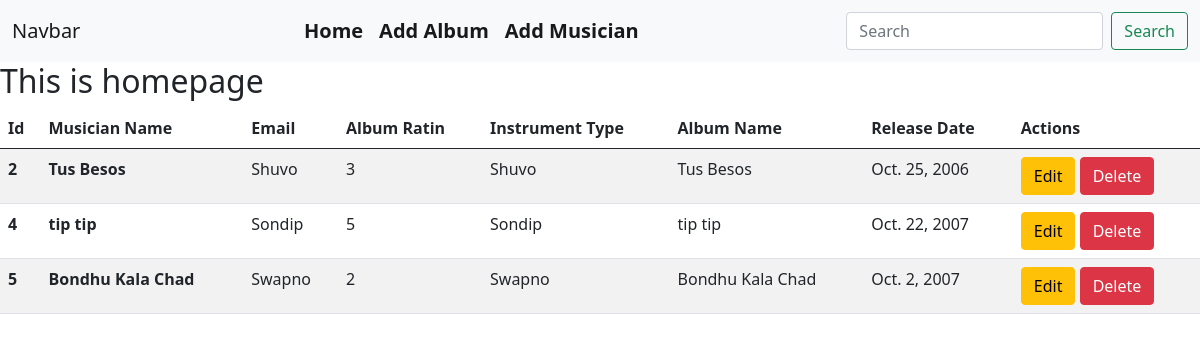
The page / on the database its author committed.
### Album/models.py (models this page shows, shortened)
class MyAlbumModel(models.Model):
    ablum_name = models.CharField(help_text='Album Names', max_length=100)
    musician = models.ForeignKey(MyMusicianModel, on_delete=models.CASCADE)
    album_release_date = models.DateField()
    rating = models.IntegerField()

### musician/models.py (models this page shows, shortened)
class MyMusicianModel(models.Model):
    first_name = models.CharField(help_text='First Name', max_length=100)
    lastt_name = models.CharField(help_text='Last Name', max_length=100)
    email = models.CharField(help_text='Email', max_length=100)
    phone_num = models.CharField(help_text='Phone number', max_length=100)
    instument_type = models.CharField(help_text='Instrument Type', max_length=100)

### Musicians_Directory/views.py (the view)
# urls.py: path('', views.homepage, name='homepage'),
def homepage(request):
    data = MyAlbumModel.objects.all()
    return render(request, 'homepage.html',{'data':data})

### templates/homepage.html
{% extends "base.html" %}
{% block content %}
    <h2>This is homepage</h2>
    <table class="table table-striped">
        <thead>
          <tr>
            <th scope="col">Id</th>
            <th scope="col">Musician Name</th>
            <th scope="col">Email</th>
            <th scope="col">Album Ratin</th>
            <th scope="col">Instrument Type</th>
            <th scope="col">Album Name</th>
            <th scope="col">Release Date</th>
            <th scope="col">Actions</th>
          </tr>
        </thead>
        <tbody>
          {% for dt in data%}
          <tr>
            <th scope="row">{{dt.id}}</th>
            <th scope="row">{{dt.ablum_name}}</th>
            <td>{{dt.musician.first_name}}</td>
            <td>{{dt.rating}}</td>
            <td>{{dt.musician.first_name}}</td>
            <td>{{dt.ablum_name}}</td>
            <td>{{dt.album_release_date}}</td>
            <th>
              <a class='btn btn-warning' href="{%url 'edit_album' dt.id%}">Edit</a>
              <a class='btn btn-danger' href="{%url 'delete_album' dt.id%}">Delete</a>
            </th>
          </tr>
         {%endfor%}
        </tbody>
      </table>
{% endblock %}

### templates/base.html (shortened to what this page needs)
<!doctype html>
<html lang="en">
  <head>
    <link href="https://cdn.jsdelivr.net/npm/bootstrap@5.0.2/dist/css/bootstrap.min.css" rel="stylesheet">
  </head>
  <body>
    <nav class="navbar navbar-expand-lg navbar-light bg-light">
        <div class="container-fluid">
          <a class="navbar-brand" href="#">Navbar</a>
          <div class="collapse navbar-collapse" id="navbarSupportedContent">
            <ul class="navbar-nav m-auto mb-2 mb-lg-0">
              <li class="nav-item">
                <a class="nav-link active fw-bold fs-5" aria-current="page" href="{%url 'homepage'%}">Home</a>
              </li>
              <li class="nav-item">
                <a class="nav-link active fw-bold fs-5" aria-current="page" href="{%url 'add_album'%}">Add Album</a>
              </li>
              <li class="nav-item">
                <a class="nav-link active fw-bold fs-5" aria-current="page" href="{%url 'add_musician'%}">Add Musician</a>
              </li>
            </ul>
            <form class="d-flex">
              <input class="form-control me-2" type="search" placeholder="Search" aria-label="Search">
              <button class="btn btn-outline-success" type="submit">Search</button>
            </form>
          </div>
        </div>
      </nav>
      {% block content %}{% endblock  %}
  </body>
</html>

### rows shown on the page
MyAlbumModel: id "2", ablum_name "Tus Besos", musician.first_name "Shuvo", rating "3", album_release_date "Oct. 25, 2006"
MyAlbumModel: id "4", ablum_name "tip tip", musician.first_name "Sondip", rating "5", album_release_date "Oct. 22, 2007"
MyAlbumModel: id "5", ablum_name "Bondhu Kala Chad", musician.first_name "Swapno", rating "2", album_release_date "Oct. 2, 2007"
